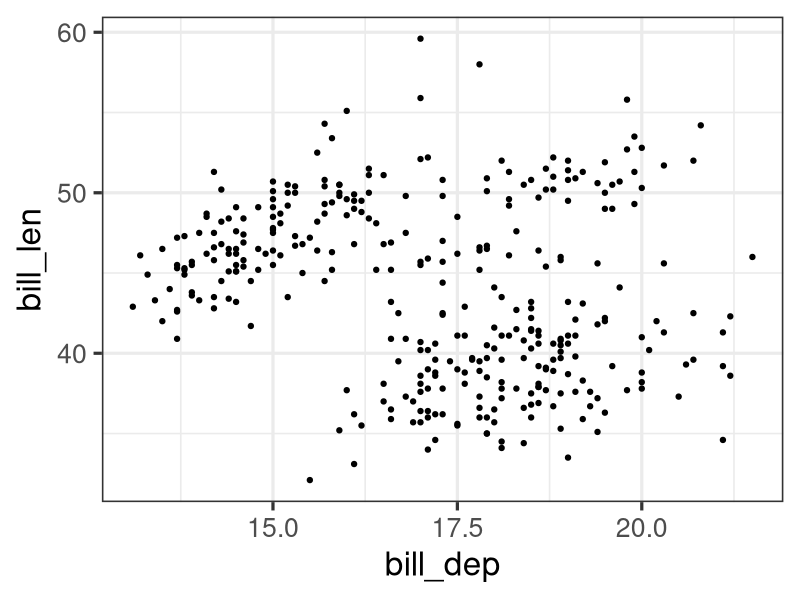
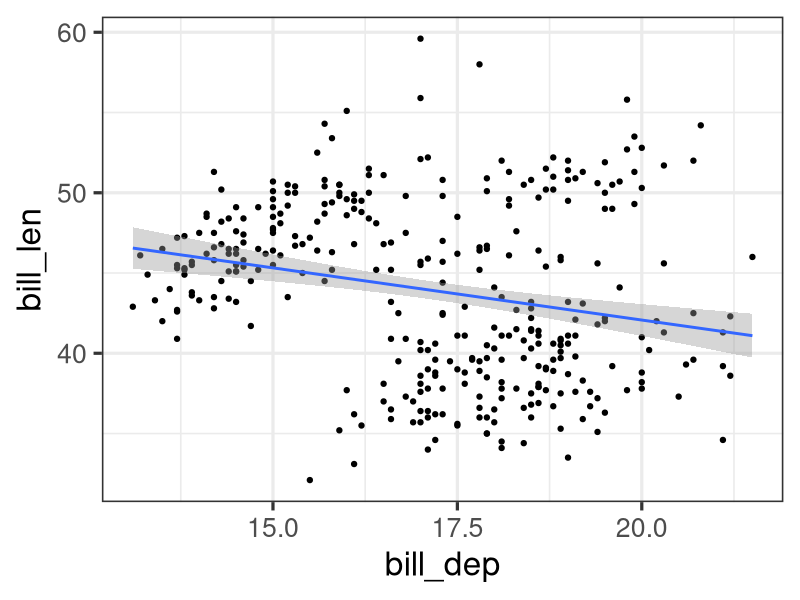
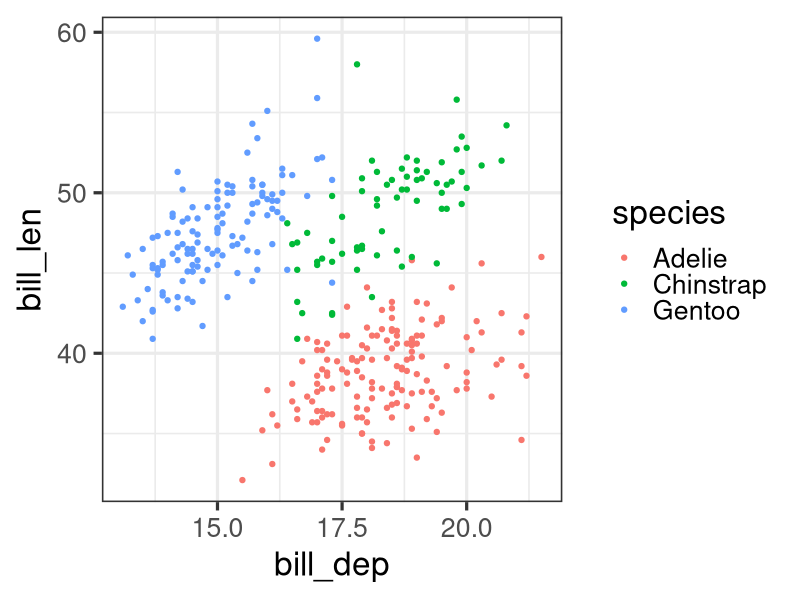
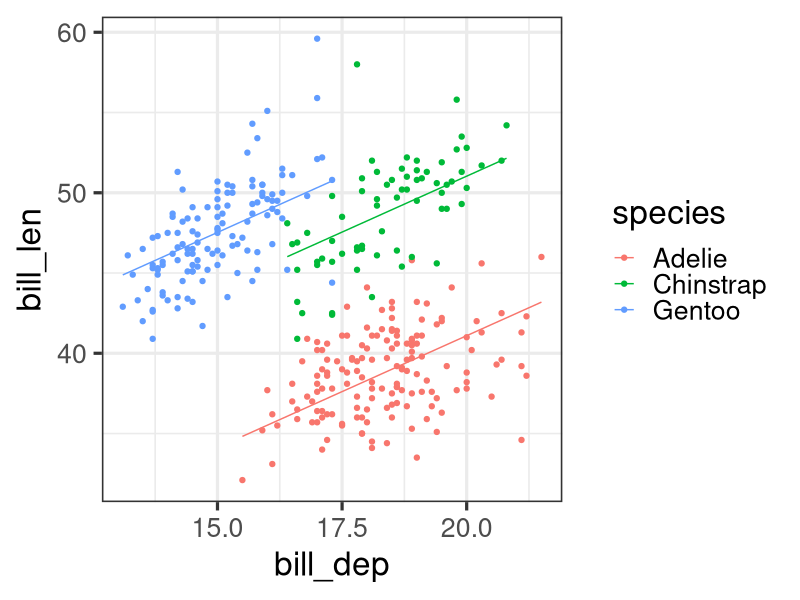
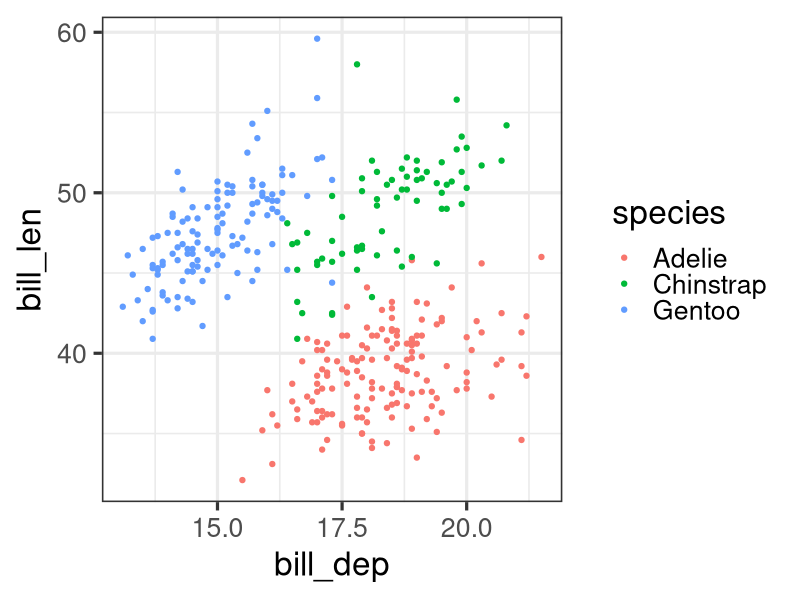
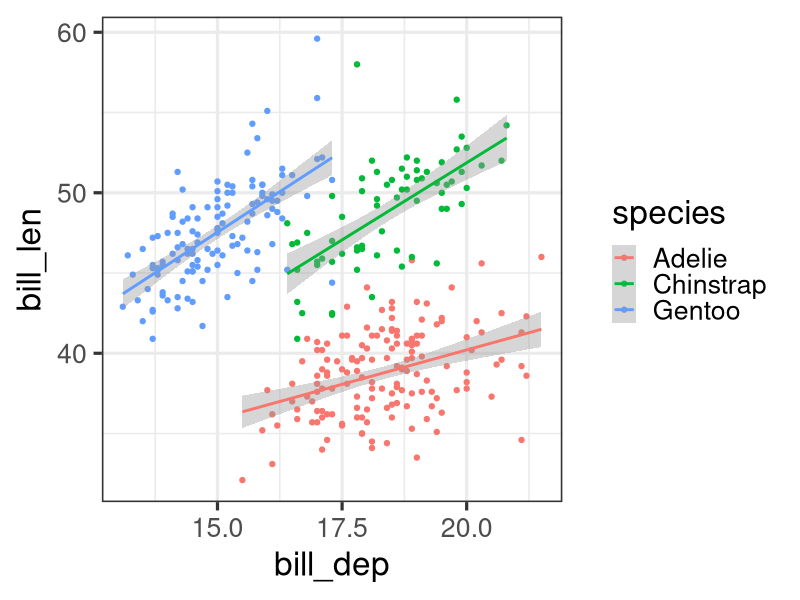

Write R code to recreate these figures, in order.
## ---- chunk 1
#| echo: false

library(broom)
library(tidyverse)
theme_set(theme_bw(base_size = 24))
## ---- chunk 2
ggplot(penguins, aes(x = bill_dep, y = bill_len)) +
  geom_point() 
## ---- chunk 3
penguin_model1 <- lm(bill_len ~ bill_dep, data = penguins)
tidy(penguin_model1)
## ---- chunk 4
#| echo: false
penguin_model1_df <- tidy(penguin_model1)
beta1_0_hat <- filter(penguin_model1_df, term == "(Intercept)") |> 
  pull(estimate) |> 
  round(1)
beta1_1_hat <- filter(penguin_model1_df, term == "bill_dep") |> 
  pull(estimate) |> 
  round(1)
## ---- chunk 5
ggplot(penguins, aes(x = bill_dep, y = bill_len)) +
  geom_point() +
  geom_smooth(method = "lm")
## ---- chunk 6
ggplot(penguins, aes(x = bill_dep, y = bill_len, color = species)) +
  geom_point()
## ---- chunk 7
penguin_model2 <- lm(bill_len ~ bill_dep + species, data = penguins)
tidy(penguin_model2)
## ---- chunk 8
#| echo: false
penguin_model2_df <- tidy(penguin_model2) |> 
  mutate(estimate = round(estimate, 1))
beta2_0_hat <- filter(penguin_model2_df, term == "(Intercept)") |> 
  pull(estimate) 
beta2_1_hat <- filter(penguin_model2_df, term == "bill_dep") |> 
  pull(estimate) 
beta2_2_hat <- filter(penguin_model2_df, term == "speciesChinstrap") |> 
  pull(estimate) 
beta2_3_hat <- filter(penguin_model2_df, term == "speciesGentoo") |> 
  pull(estimate) 
## ---- chunk 9
penguins |> 
  modelr::add_predictions(penguin_model2) |> 
ggplot(aes(x = bill_dep, y = bill_len, color = species)) +
  geom_point() +
  geom_line(aes(y = pred))
## ---- chunk 10
ggplot(penguins, aes(x = bill_dep, y = bill_len, color = species)) +
  geom_point()
## ---- chunk 11
penguin_model3 <- lm(bill_len ~ bill_dep * species, data = penguins)
tidy(penguin_model3)
## ---- chunk 12
#| echo: false
penguin_model3_df <- tidy(penguin_model3) |> 
  mutate(estimate = round(estimate, 1))
beta3_0_hat <- filter(penguin_model3_df, term == "(Intercept)") |> 
  pull(estimate) 
beta3_1_hat <- filter(penguin_model3_df, term == "bill_dep") |> 
  pull(estimate) 
beta3_2_hat <- filter(penguin_model3_df, term == "speciesChinstrap") |> 
  pull(estimate) 
beta3_3_hat <- filter(penguin_model3_df, term == "speciesGentoo") |> 
  pull(estimate) 
beta3_4_hat <- filter(penguin_model3_df, term == "bill_dep:speciesChinstrap") |> 
  pull(estimate) 
beta3_5_hat <- filter(penguin_model3_df, term == "bill_dep:speciesGentoo") |> 
  pull(estimate) 
## ---- chunk 13
ggplot(penguins, aes(x = bill_dep, y = bill_len, color = species)) +
  geom_point() +
  geom_smooth(method = "lm")
